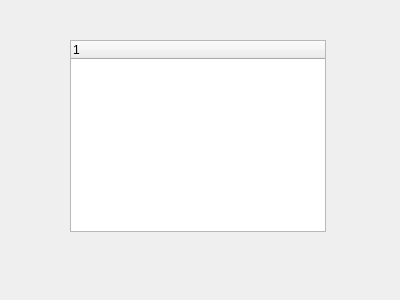
<?xml version="1.0" encoding="UTF-8"?>
<ui version="4.0">
 <class>Widget</class>
 <widget class="QWidget" name="Widget">
  <property name="geometry">
   <rect>
    <x>0</x>
    <y>0</y>
    <width>400</width>
    <height>300</height>
   </rect>
  </property>
  <property name="windowTitle">
   <string>Widget</string>
  </property>
  <widget class="QTreeWidget" name="treeWidget">
   <property name="geometry">
    <rect>
     <x>70</x>
     <y>40</y>
     <width>256</width>
     <height>192</height>
    </rect>
   </property>
   <column>
    <property name="text">
     <string notr="true">1</string>
    </property>
   </column>
  </widget>
 </widget>
 <layoutdefault spacing="6" margin="11"/>
 <resources/>
 <connections/>
</ui>
